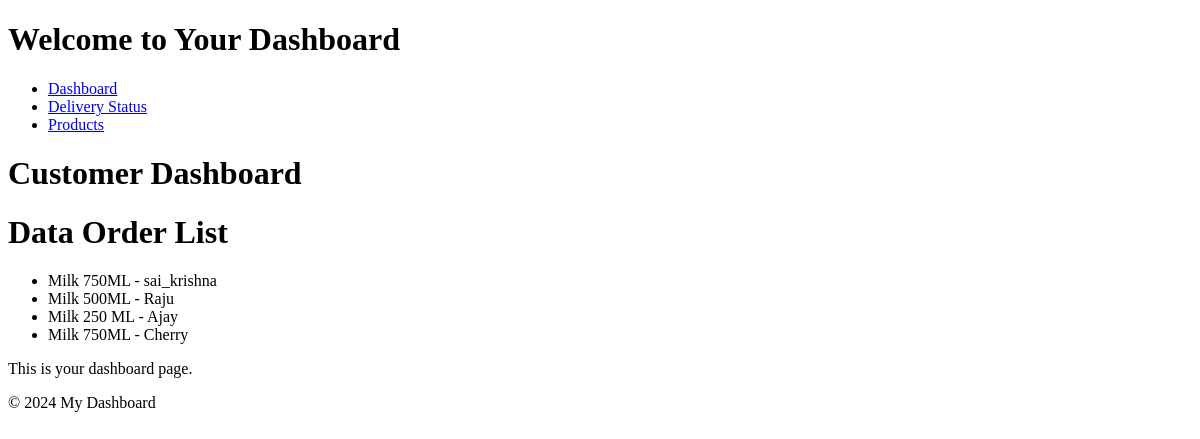
Page /app/dashboard/ (signed in) on the earlier database version.
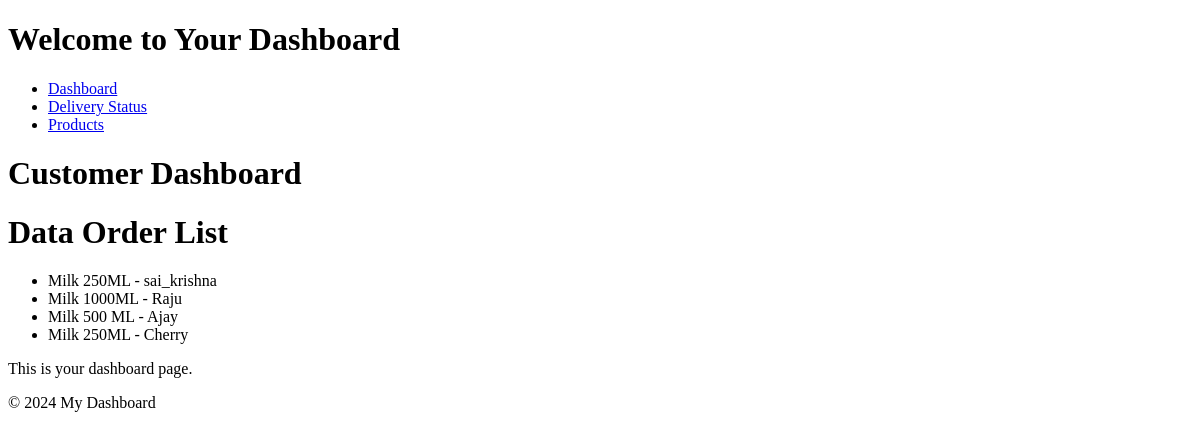
Same page on the later database version.
### app/models.py (models this page shows)
class Order(models.Model):
    customer = models.ForeignKey(User, on_delete=models.CASCADE)
    product = models.ForeignKey(Product, on_delete=models.CASCADE)
    quantity = models.PositiveIntegerField(default=1)
    date_ordered = models.DateTimeField(auto_now_add=True)
    delivery_date = models.DateField()
    status_choices = [
        ('PENDING', 'Pending'),
        ('DELIVERED', 'Delivered'),
        ('CANCELLED', 'Cancelled')
    ]
    status = models.CharField(
        max_length=20, choices=status_choices, default='PENDING')
    def __str__(self):
        return f'{self.product} - {self.customer}'

class Product(models.Model):
    name = models.CharField(max_length=100)
    description = models.TextField()
    price = models.DecimalField(max_digits=10, decimal_places=2)
    def __str__(self):
        return self.name

### app/views.py (the view)
# urls.py: path('dashboard/', views.dashboard, name = 'dashboard'),
@login_required
def dashboard(request):
    user = request.user
    orders = Order.objects.all()
    return render(request, 'app/dashboard.html', {'orders': orders})

### app/templates/app/dashboard.html (shortened to what this page needs)
{% extends 'app/base.html' %}
{% block content %}
    <h1>Customer Dashboard</h1>
    <h1>Data Order List</h1>
    <ul>
        {% for item in orders %}
            <li>{{ item }}</li>
        {% endfor %}
    </ul>
    <p>This is your dashboard page.</p>
{% endblock %}

### app/templates/app/base.html (shortened to what this page needs)
<!DOCTYPE html>
<html lang="en">
<head>
</head>
<body>
    <header>
        <h1>Welcome to Your Dashboard</h1>
    </header>
    <nav>
        <ul>
            <li><a href="{% url 'dashboard' %}">Dashboard</a></li>
            <li><a href="{% url 'delivery_status' %}">Delivery Status</a></li>
            <li><a href="{% url 'product_catalog' %}">Products</a></li>
        </ul>
    </nav>
    <main>
        {% block content %}
        {% endblock %}
    </main>
    <footer>
        <p>&copy; 2024 My Dashboard</p>
    </footer>
</body>
</html>

Differences in the rows shown:
changed through a linked row, Order: product+customer "Milk 750ML - sai_krishna" → "Milk 250ML - sai_krishna"
changed through a linked row, Order: product+customer "Milk 500ML - Raju" → "Milk 1000ML - Raju"
changed through a linked row, Order: product+customer "Milk 250 ML - Ajay" → "Milk 500 ML - Ajay"
changed through a linked row, Order: product+customer "Milk 750ML - Cherry" → "Milk 250ML - Cherry"
